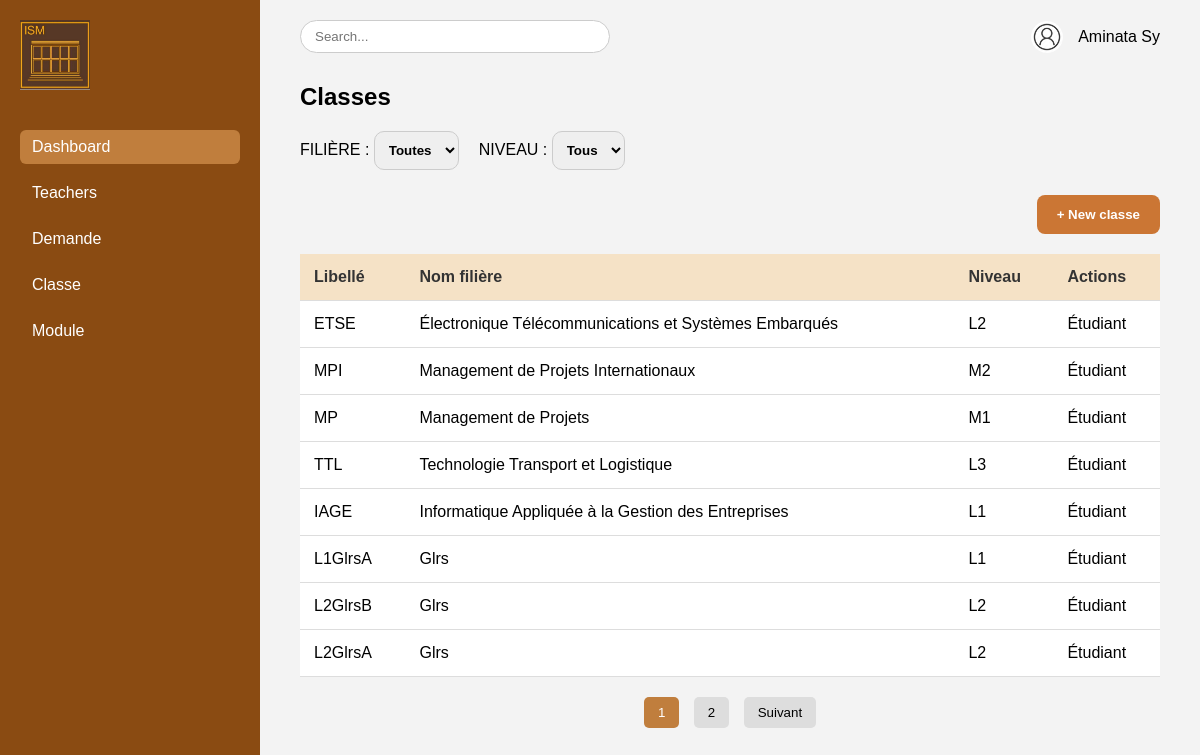
Page /classe (signed in) on the committed database.
### tables this page shows
CREATE TABLE IF NOT EXISTS `classes` (
  `id` int(11) NOT NULL AUTO_INCREMENT,
  `libelle` varchar(100) NOT NULL,
  `nomfiliere` varchar(100) NOT NULL,
  `niveau` varchar(10) NOT NULL,
  `created_at` timestamp NULL DEFAULT CURRENT_TIMESTAMP,
  PRIMARY KEY (`id`)
);

### Controllers/ClasseController.php (called while the page is built, shortened)
<?php
require_once __DIR__ . '/../Repositories/ClasseRepository.php';
class ClasseController {
    private $classeRepo;
    public function __construct() {
        $this->classeRepo = new ClasseRepository();
    }
    public function index(): void {
    $nomfiliere = $_GET['nomfiliere'] ?? null;
    $niveau = $_GET['niveau'] ?? null;
    $search = $_GET['search'] ?? null;
    $classes = $this->classeRepo->getAll($nomfiliere, $niveau, $search);
    require __DIR__ . '/../Views/admin/classe.php';
}
}

### public/index.php (called while the page is built, shortened)
<?php
require_once __DIR__ . '/../routes/web.php';

### config/database.php (called while the page is built)
<?php
class Database {
    public static function connect() {
        try {
            $pdo = new PDO("mysql:host=localhost;dbname=gestion_inscription", "root", "");
            $pdo->setAttribute(PDO::ATTR_ERRMODE, PDO::ERRMODE_EXCEPTION);
            return $pdo;
        } catch (PDOException $e) {
            die("Erreur de connexion à la base de données : " . $e->getMessage());
        }
    }
}

### Repositories/ClasseRepository.php (called while the page is built, shortened)
<?php
require_once __DIR__ . '/../config/database.php';
class ClasseRepository {
    private $pdo;
    public function __construct() {
        $this->pdo = Database::connect();
    }
    public function getAll($nomfiliere = null, $niveau = null, $search = null) {
        $query = "SELECT * FROM classes WHERE 1=1";
        $params = [];
        $query .= " ORDER BY id DESC";
        $stmt = $this->pdo->prepare($query);
        $stmt->execute($params);
        return $stmt->fetchAll(PDO::FETCH_ASSOC);
    }
}

### Views/admin/classe.php (the view, shortened to what this page needs)
<?php
$nomUser = $_SESSION['user']['nom_complet'];
$search = $_GET['search'] ?? '';
?>
<!DOCTYPE html>
<html lang="fr">
<head>
</head>
<body>
<div class="sidebar">
    <img src="/assets/images/logo-ism.jpeg" alt="ISM Logo">
    <nav>
        <a href="/dashboard" class="active">Dashboard</a>
        <a href="/professeur">Teachers</a>
        <a href="/admin/demande">Demande</a>
        <a href="/classe">Classe</a>
        <a href="/module">Module</a>
    </nav>
</div>
<div class="main">
    <div class="topbar">
        <form method="GET" action="/classe">
            <input type="text" name="search" value="<?= htmlspecialchars($search) ?>" class="search-bar" placeholder="Search...">
        </form>
        <div class="user-info">
            <img src="/assets/images/avatar.jpeg" alt="Avatar">
            <span><?= htmlspecialchars($nomUser) ?></span>
        </div>
    </div>
    <h2>Classes</h2>
    <form method="GET" class="filters">
        <label>FILIÈRE :
            <select name="filiere" onchange="this.form.submit()">
                <option value="">Toutes</option>
            </select>
        </label>
        <label>NIVEAU :
            <select name="niveau" onchange="this.form.submit()">
                <option value="">Tous</option>
            </select>
        </label>
    </form>
    <button class="add-class" onclick="document.getElementById('formClasse').style.display='block'">+ New classe</button>
    <table>
        <thead>
        <tr>
            <th>Libellé</th>
            <th>Nom filière</th>
            <th>Niveau</th>
            <th>Actions</th>
        </tr>
        </thead>
        <tbody>
        <?php foreach ($classes as $classe): ?>
            <tr>
                <td><?= htmlspecialchars($classe['libelle']) ?></td>
                <td><?= htmlspecialchars($classe['nomfiliere']) ?></td>
                <td><?= htmlspecialchars($classe['niveau']) ?></td>
                <td>Étudiant</td>
            </tr>
        <?php endforeach; ?>
        </tbody>
    </table>
    <div class="pagination">
        <button class="active">1</button>
        <button>2</button>
        <button>Suivant</button>
    </div>
</div>
</body>
</html>

### routes/web.php (shortened to what this page needs)
<?php
require_once __DIR__ . '/../Controllers/ClasseController.php';
$classeCtrl = new ClasseController();
$uri = str_replace('/ISM/public', '', parse_url($_SERVER['REQUEST_URI'], PHP_URL_PATH));
switch ($uri) {
    case '/classe':
        $classeCtrl->index();
        break;
}

### Views/admin/classe.php (style rules this page uses)
body { margin: 0; font-family: Arial, sans-serif; background-color: #f3f3f3; display: flex; }
.sidebar { width: 220px; background-color: #8a4b12; padding: 20px; height: 100vh; color: white; }
.sidebar img { height: 70px; display: block; margin-bottom: 40px; }
.sidebar nav a { display: block; color: white; text-decoration: none; margin: 12px 0; padding: 8px 12px; border-radius: 6px; }
.sidebar nav a:hover, .sidebar nav a.active { background-color: #c07e3d; }
.main { flex: 1; padding: 20px 40px; }
.topbar { display: flex; justify-content: space-between; align-items: center; margin-bottom: 30px; }
.search-bar { padding: 8px 14px; border-radius: 20px; border: 1px solid #ccc; width: 280px; }
.user-info { display: flex; align-items: center; gap: 15px; }
.user-info img { width: 32px; height: 32px; border-radius: 50%; }
.filters { display: flex; gap: 20px; margin-bottom: 25px; }
.filters select { padding: 10px; border-radius: 10px; border: 1px solid #ccc; font-weight: bold; }
.add-class { background-color: #cb7634; color: white; padding: 12px 20px; border: none; border-radius: 8px; font-weight: bold; cursor: pointer; float: right; margin-bottom: 20px; }
table { width: 100%; border-collapse: collapse; background-color: white; }
th, td { text-align: left; padding: 14px; border-bottom: 1px solid #ddd; }
th { background-color: #f5e2c6; color: #333; }
.pagination { margin-top: 20px; text-align: center; }
.pagination button { margin: 0 5px; padding: 8px 14px; border: none; background-color: #ddd; border-radius: 5px; cursor: pointer; }
.pagination button.active { background-color: #c07e3d; color: white; }

### rows in the picture
classes: libelle "ETSE", nomfiliere "Électronique Télécommunications et Systèmes Embarqués", niveau "L2"
classes: libelle "MPI", nomfiliere "Management de Projets Internationaux", niveau "M2"
classes: libelle "MP", nomfiliere "Management de Projets", niveau "M1"
classes: libelle "TTL", nomfiliere "Technologie Transport et Logistique", niveau "L3"
classes: libelle "IAGE", nomfiliere "Informatique Appliquée à la Gestion des Entreprises", niveau "L1"
classes: libelle "L1GlrsA", nomfiliere "Glrs", niveau "L1"
classes: libelle "L2GlrsB", nomfiliere "Glrs", niveau "L2"
classes: libelle "L2GlrsA", nomfiliere "Glrs", niveau "L2"

### other values in the picture
$nomUser "Aminata Sy"
